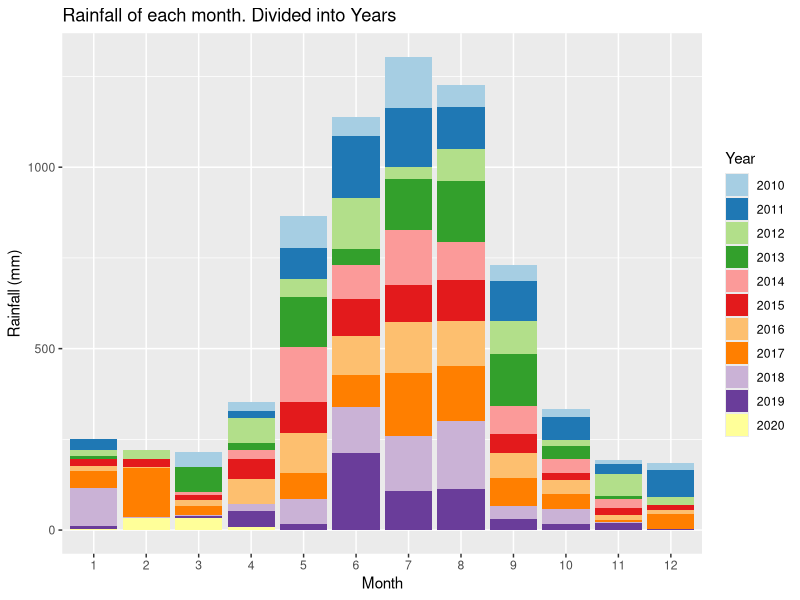
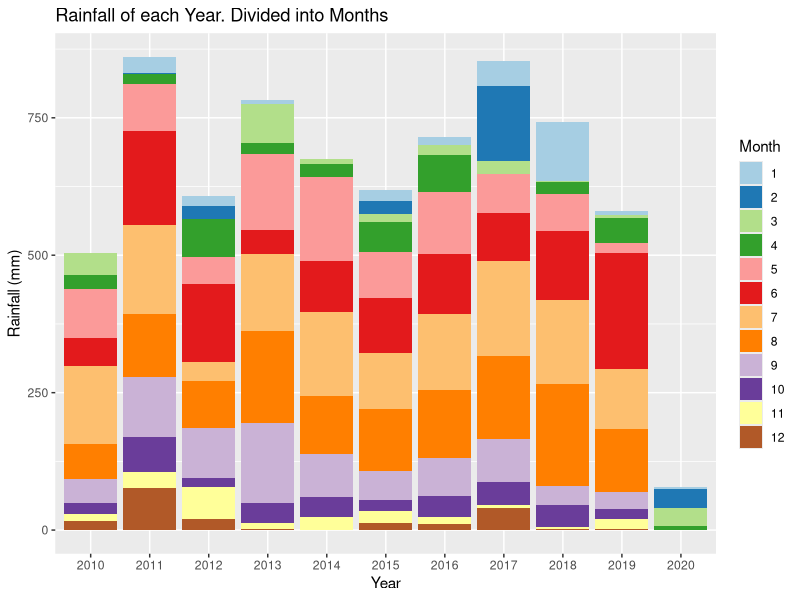
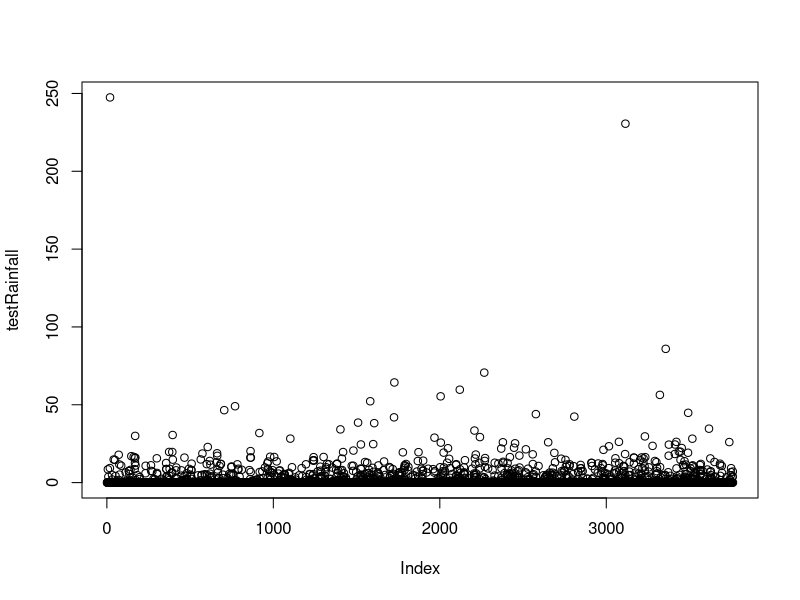
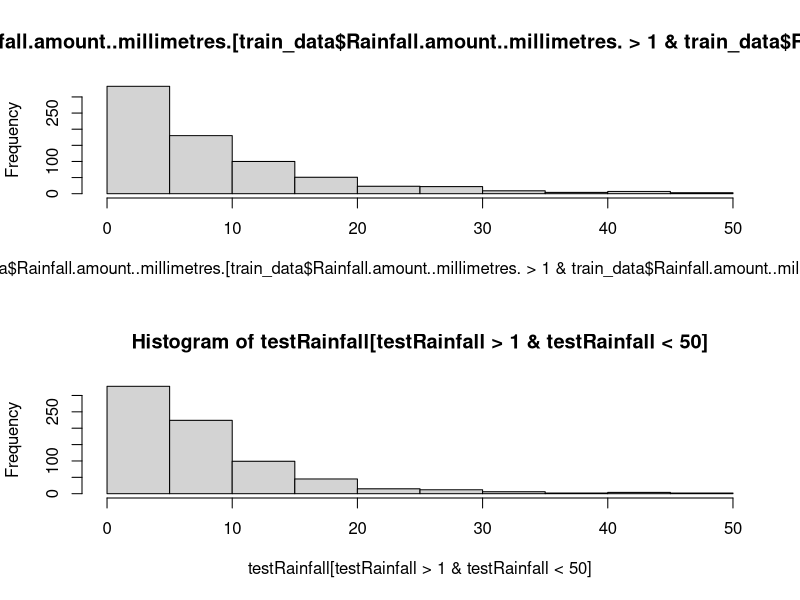
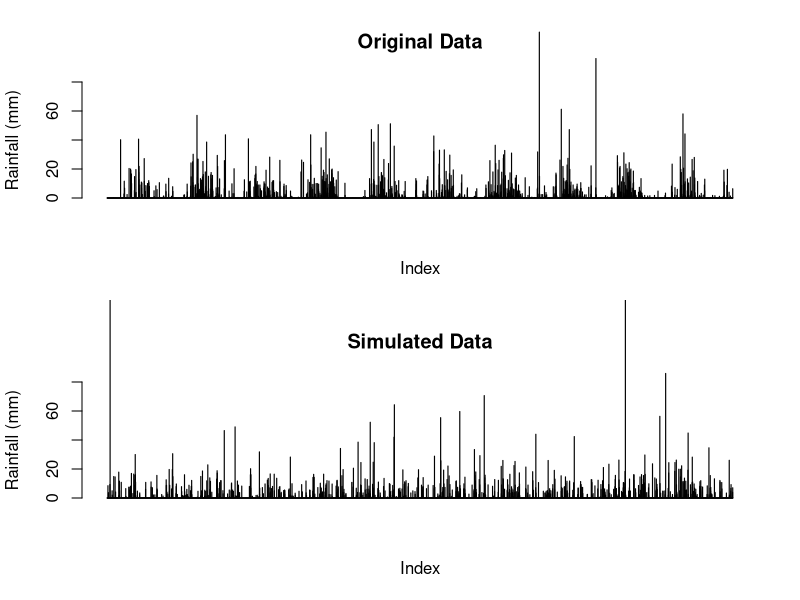
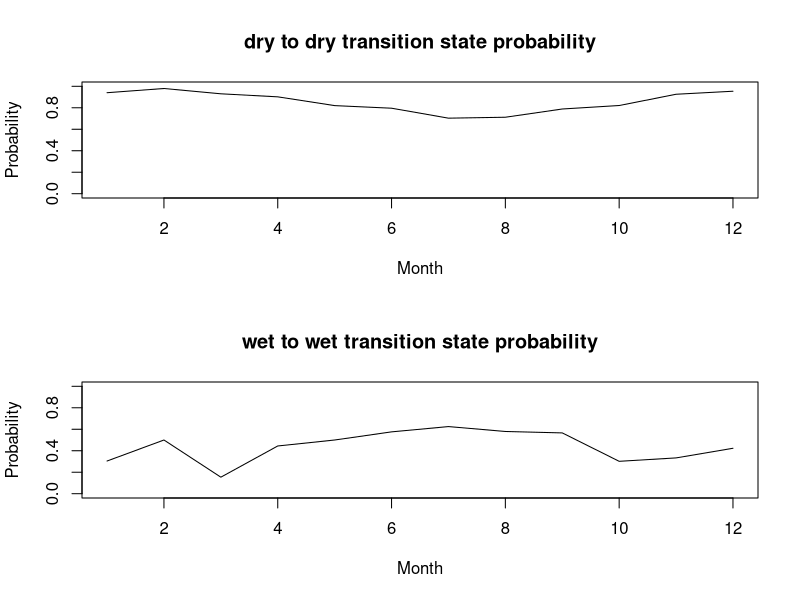
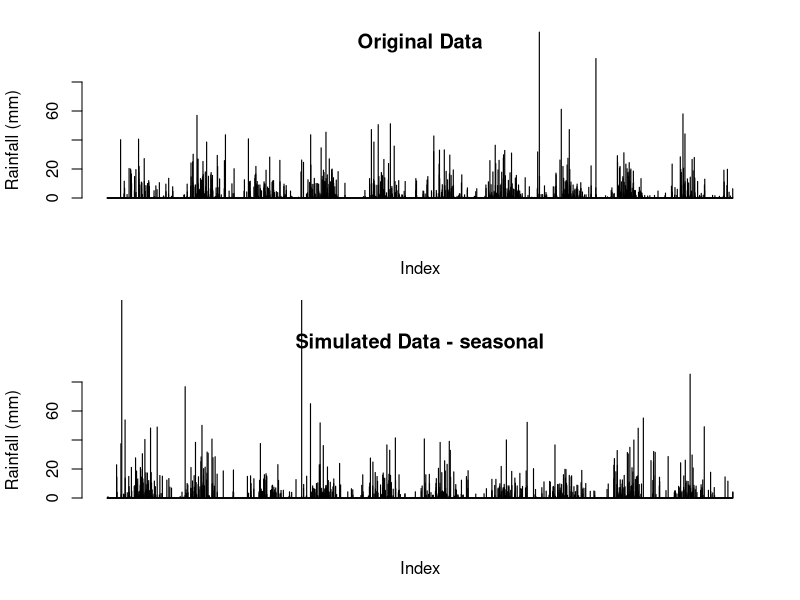
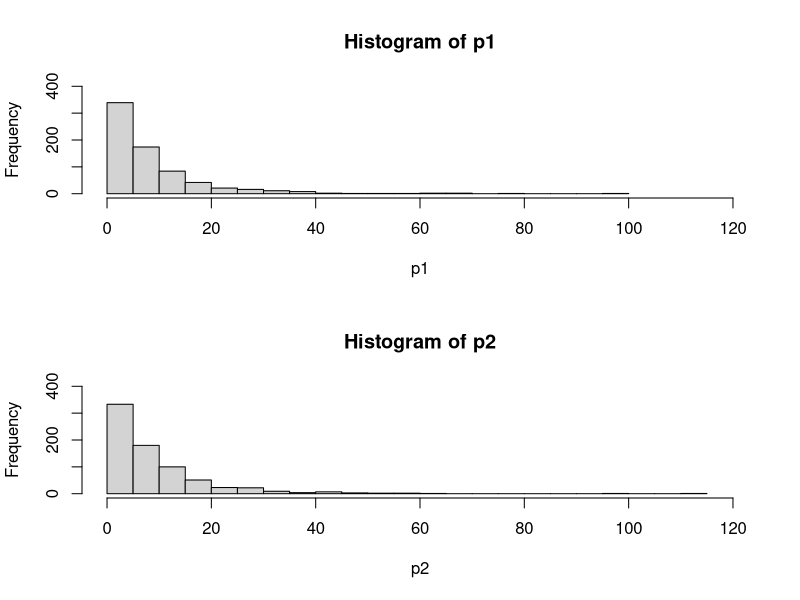

The R script that drew these images, in order:
## ---- chunk 1
knitr::opts_chunk$set(echo = TRUE)
## ---- chunk 2
print('test')
## ---- chunk 3
data <-  read.csv("IDCJAC0009_009225_1800_Data.csv")
weather_data <- data
weather_data <- weather_data[which(is.na(weather_data$Rainfall.amount..millimetres.) == FALSE),]
## ---- chunk 4
range(weather_data$Year)
unique(weather_data$Bureau.of.Meteorology.station.number)
unique(weather_data$Product.code)
## ---- chunk 5
table(weather_data$Year, weather_data$Quality)
## ---- chunk 6
weather_data$date <- do.call(paste, c(weather_data[c("Day", "Month", "Year")], sep = "-"))
## ---- chunk 7
state <- function(x){
  stateList <- c()
  for(ii in 1:length(x)){
    if(x[ii] < 1){
      stateList <- c(stateList, "dry")
    }
    if(x[ii] >= 1){
      stateList <- c(stateList, "wet")
    }
  }
  return(stateList)
}
weather_data$state <- state(weather_data$Rainfall.amount..millimetres.)
## ---- chunk 8
transitionState <- function(x){
  transitionStateList <- c('') #can't find transition state of first observation
  for(i in 2:length(x)){
    if(x[i] == "dry"){
      if (x[i-1] == "dry"){
        transitionStateList <- c(transitionStateList, "DryToDry")
      }
      else {
        transitionStateList <- c(transitionStateList, "WetToDry")
      }
    }
    if(x[i] == "wet"){
      if (x[i-1] == "dry"){
        transitionStateList <- c(transitionStateList, "DryToWet")
      }
      else {
        transitionStateList <- c(transitionStateList, "WetToWet")
      }
    }
  }
  return(transitionStateList)
}
weather_data$transitionState <- transitionState(weather_data$state)
## ---- chunk 9
train_data <- subset(weather_data, Year >= 2010)
library(ggplot2)
library(RColorBrewer)
# some plots of rainfall data grouped by year and month

ggplot(train_data, aes(x = factor(Month), y = train_data$Rainfall.amount..millimetres., fill = factor(Year))) + 
  geom_bar(stat = "identity") + 
  scale_fill_brewer(palette = "Paired") + 
  xlab("Month")+
  ylab("Rainfall (mm)")+
  labs(fill = "Year")+
  ggtitle("Rainfall of each month. Divided into Years")

ggplot(train_data, aes(x = factor(Year), y = train_data$Rainfall.amount..millimetres., fill = factor(Month))) + 
  geom_bar(stat = "identity") + 
  scale_fill_brewer(palette = "Paired") + 
  xlab("Year")+
  ylab("Rainfall (mm)")+
  labs(fill = "Month")+
  ggtitle("Rainfall of each Year. Divided into Months")
## ---- chunk 10
table(train_data$Month, train_data$Year)
## ---- chunk 11
#Calculating transition state probabilities, in general (no respect to month/season)
weatherTable <- table(train_data$transitionState)

probWetToWet = weatherTable['WetToWet'] / (weatherTable['WetToWet'] + weatherTable['WetToDry'])
probWetToWet

probDryToDry = weatherTable['DryToDry'] / (weatherTable['DryToDry'] + weatherTable['DryToWet'])
probDryToDry
## ---- chunk 12
#Basic generator i hope - no seasonal variation

currentState = "dry" #can make this into a random choice later
                                              #choosing next state depending on probs calculated above
generateRainfallBasic <- function(genLength){
  rainAmountList <- c()
  for (i3 in 1:genLength){
    if (currentState == "dry"){
      if (runif(1) < probDryToDry){
        currentState = "dry"
      }
      else{
        currentState = "wet"
      }
    }
    else if (currentState == "wet"){
      if (runif(1) < probWetToWet){
        currentState = "wet"
      }
      else{
        currentState = "dry"
      }
    }
                                      #generating amount of rainfall if state is wet, else 0
    if (currentState == "wet"){
      rainAmount <- 5*exp(rnorm(1))
      rainAmountList <- c(rainAmountList, rainAmount)
    }
    else{
      rainAmountList <- c(rainAmountList, 0)
    }
  }
  return(rainAmountList)
}
## ---- chunk 13
#testing basic generator
testRainfall = generateRainfallBasic(3761)
plot(testRainfall)

par(mfrow=c(2,1))
hist(train_data$Rainfall.amount..millimetres.[train_data$Rainfall.amount..millimetres.>1 & train_data$Rainfall.amount..millimetres.<50])
hist(testRainfall[testRainfall > 1 & testRainfall <50])

par(mfrow=c(2,1))
barplot(train_data$Rainfall.amount..millimetres., ylim = c(0,80), main = "Original Data", ylab = "Rainfall (mm)", xlab = "Index")
barplot(testRainfall, ylim = c(0,80), main = "Simulated Data", ylab = "Rainfall (mm)", xlab = "Index")
## ---- chunk 14
#code to calculate transition probabilities for each month

transitonStatesMonthsFrame <- data.frame(list(rep(0, 12), list(rep(0, 12), list(rep(0, 12), list(rep(0, 12)))))) #initialising frame by creating 12x4 frame filled with zeroes
names(transitonStatesMonthsFrame) <- c('DryToDry', 'DryToWet', 'WetToDry', 'WetToWet') #name da columns

for (i4 in 1:dim(train_data)[1]){ #making dataframe with count of each transition state for each month
  tempTransitionState <- train_data[i4, 'transitionState']
  tempMonth <- train_data[i4, 'Month']
  transitonStatesMonthsFrame[tempMonth, tempTransitionState] <- transitonStatesMonthsFrame[tempMonth, tempTransitionState]+1
}
## ---- chunk 15
probTransitonStatesMonthsFrame<- transitonStatesMonthsFrame
for (i in 1:dim(transitonStatesMonthsFrame)[1]){ #calculating transition probs for each month in df
  
  probTransitonStatesMonthsFrame[i, 'DryToDry'] <- transitonStatesMonthsFrame[i, 'DryToDry'] / (transitonStatesMonthsFrame[i, 'DryToDry'] + transitonStatesMonthsFrame[i, 'DryToWet'])
  
  probTransitonStatesMonthsFrame[i, 'DryToWet'] <- transitonStatesMonthsFrame[i, 'DryToWet'] / (transitonStatesMonthsFrame[i, 'DryToDry'] + transitonStatesMonthsFrame[i, 'DryToWet'])
    
  probTransitonStatesMonthsFrame[i, 'WetToDry'] <- transitonStatesMonthsFrame[i, 'WetToDry'] / (transitonStatesMonthsFrame[i, 'WetToDry'] + transitonStatesMonthsFrame[i, 'WetToWet'])
    
  probTransitonStatesMonthsFrame[i, 'WetToWet'] <- transitonStatesMonthsFrame[i, 'WetToWet'] / (transitonStatesMonthsFrame[i, 'WetToDry'] + transitonStatesMonthsFrame[i, 'WetToWet'])
}
## ---- chunk 16
#showing how transition state probabilities vary for each month
plot(probTransitonStatesMonthsFrame$DryToDry, ylim = c(0,1), xlab = "Month", main = "dry to dry transition state probability", type = 'l', ylab = "Probability")
plot(probTransitonStatesMonthsFrame$WetToWet, ylim = c(0,1), xlab = "Month", main = "wet to wet transition state probability", type = 'l', ylab = "Probability")
## ---- chunk 17
#weather generator accounting  for seasonal variation of transition states or something i hope
#yes this is just a spicy version of basic generator it's mostly the same in fact if i forget to even do this it is the same

generateRainfallSeasonal <- function(input){
  currentState = "dry" #can make this into a random choice later
  rainAmountList <- c()
  for (i5 in 1:dim(input)[1]){
    if (currentState == "dry"){
      if (runif(1) < probTransitonStatesMonthsFrame[input[i5, 'Month'], 'DryToDry']){ #now inputs depending on the month of input
        currentState = "dry"
      }
      else{
        currentState = "wet"
      }
    }
    else if (currentState == "wet"){
      if (runif(1) < probTransitonStatesMonthsFrame[input[i5, 'Month'], 'WetToWet']){
        currentState = "wet"
      }
      else{
        currentState = "dry"
      }
    }
                                      #generating amount of rainfall if state is wet, else 0
    if (currentState == "wet"){
      rainAmount <- 5*exp(rnorm(1)) #now log-normal dist, 5 used because is close to mean of weather_data's / the mean of what exp(rnorm(1)) is by default
      rainAmountList <- c(rainAmountList, rainAmount)
    }
    else{
      rainAmountList <- c(rainAmountList, 0)
    }
  }
  return(rainAmountList)
}

## ---- chunk 18
#testing code for seasonal generator
inputSeasonalRainfall <- dplyr::select(train_data, 'Year', 'Month', 'Day') #using existing train data's dates to input to function, instead of putting in just how many to generate

testSeasonalRainfall = generateRainfallSeasonal(inputSeasonalRainfall)
## ---- chunk 19
par(mfrow=c(2,1))
barplot(train_data$Rainfall.amount..millimetres., ylim = c(0,80), main = "Original Data", ylab = "Rainfall (mm)", xlab = "Index")
barplot(testSeasonalRainfall, ylim = c(0,80), main = "Simulated Data - seasonal", ylab = "Rainfall (mm)", xlab = "Index")
## ---- chunk 20
#comparing log-normal against actual data, veeerryyyy close fit, will use log-normal for rainfall sim
p1 <- 5*exp(rnorm(732))
p1 <- p1[p1>1]
hist(p1, breaks = 30, xlim = c(0,120), ylim = c(0,400))

p2 <- train_data$Rainfall.amount..millimetres.[train_data$Rainfall.amount..millimetres.>1]
hist(p2, breaks = 30, xlim = c(0,120), ylim = c(0,400))
